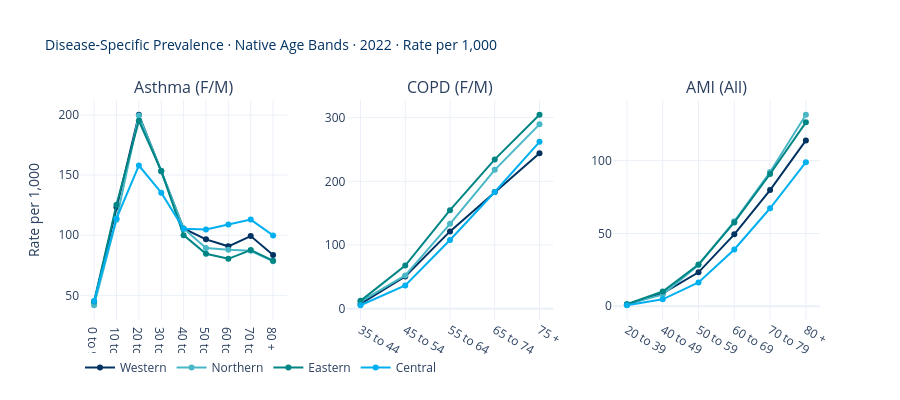

Notebook cell for this chart:
### Markdown cell above
<div style="border-left: 4px solid #48B8C7; padding: 10px 15px; margin: 10px 0; background-color: rgba(0,88,164,0.05); border-radius: 4px;">

**EDA 4 — Individual Diseases with Native Age Bands**

Each disease uses its original age banding:
- **Asthma:** 0–9 through 80+ (9 bands — includes children)
- **COPD:** 35–44 through 75+ (5 offset bands — later onset)
- **AMI:** 20–39, 40–49 through 80+ (6 bands, broad young band, sex='All')

</div>

### Code cell
# ══════════════════════════════════════════════════════════════════════════════
# EDA 4: INDIVIDUAL DISEASES — native age bands
# ══════════════════════════════════════════════════════════════════════════════

special_diseases = {
    'Asthma': ['0 to 9','10 to 19','20 to 29','30 to 39','40 to 49','50 to 59','60 to 69','70 to 79','80 +'],
    'COPD':   ['35 to 44','45 to 54','55 to 64','65 to 74','75 +'],
    'AMI':    ['20 to 39','40 to 49','50 to 59','60 to 69','70 to 79','80 +'],
}

fig = make_subplots(rows=1, cols=3, subplot_titles=['Asthma (F/M)', 'COPD (F/M)', 'AMI (All)'],
                    horizontal_spacing=0.08)

for i, (disease, bands) in enumerate(special_diseases.items()):
    dd = df_latest[(df_latest['disease']==disease) & (df_latest['age_group'].isin(bands))]
    agg = dd.groupby(['zone_name','age_group'])[['prevalence','population']].sum().reset_index()
    agg['rate_per_1000'] = (agg['prevalence'] / agg['population'] * 1000).round(1)
    
    for zone in ZONES:
        zd = agg[agg['zone_name']==zone].set_index('age_group').reindex(bands).reset_index()
        fig.add_trace(go.Scatter(
            x=zd['age_group'], y=zd['rate_per_1000'],
            mode='lines+markers', name=zone,
            line=dict(color=ZONE_COLORS[zone], width=2),
            showlegend=(i==0),
            hovertemplate=f'{zone}<br>%{{x}}: %{{y:.1f}} per 1,000<extra></extra>',
        ), row=1, col=i+1)

fig.update_layout(
    title=dict(text=f'Disease-Specific Prevalence · Native Age Bands · {YEAR} · Rate per 1,000',
               font=dict(size=14, color=NS['deep_blue'])),
    template='plotly_white', height=400, legend=dict(orientation='h', y=-0.15),
)
fig.update_yaxes(title_text='Rate per 1,000', col=1)
fig.show()

### Figure 1 — Plotly figure (JSON) as saved in the notebook; plotly's stock layout.template omitted (floating-point values rounded to 4 significant figures)
{"data": [{"hovertemplate": "Western<br>%{x}: %{y:.1f} per 1,000<extra></extra>", "line": {"color": "#003262", "width": 2}, "mode": "lines+markers", "name": "Western", "showlegend": true, "type": "scatter", "x": ["0 to 9", "10 to 19", "20 to 29", "30 to 39", "40 to 49", "50 to 59", "60 to 69", "70 to 79", "80 +"], "xaxis": "x", "y": [44.6, 123.2, 200.2, 153.2, 105.6, 96.6, 90.8, 99.3, 83.6], "yaxis": "y"}, {"hovertemplate": "Northern<br>%{x}: %{y:.1f} per 1,000<extra></extra>", "line": {"color": "#48B8C7", "width": 2}, "mode": "lines+markers", "name": "Northern", "showlegend": true, "type": "scatter", "x": ["0 to 9", "10 to 19", "20 to 29", "30 to 39", "40 to 49", "50 to 59", "60 to 69", "70 to 79", "80 +"], "xaxis": "x", "y": [41.8, 112.9, 199.6, 153.6, 105.6, 89.4, 88.0, 87.1, 78.4], "yaxis": "y"}, {"hovertemplate": "Eastern<br>%{x}: %{y:.1f} per 1,000<extra></extra>", "line": {"color": "#008585", "width": 2}, "mode": "lines+markers", "name": "Eastern", "showlegend": true, "type": "scatter", "x": ["0 to 9", "10 to 19", "20 to 29", "30 to 39", "40 to 49", "50 to 59", "60 to 69", "70 to 79", "80 +"], "xaxis": "x", "y": [44.9, 125.3, 195.2, 153.5, 100.1, 84.6, 80.4, 87.7, 78.9], "yaxis": "y"}, {"hovertemplate": "Central<br>%{x}: %{y:.1f} per 1,000<extra></extra>", "line": {"color": "#00AFEF", "width": 2}, "mode": "lines+markers", "name": "Central", "showlegend": true, "type": "scatter", "x": ["0 to 9", "10 to 19", "20 to 29", "30 to 39", "40 to 49", "50 to 59", "60 to 69", "70 to 79", "80 +"], "xaxis": "x", "y": [45.4, 113.9, 158.0, 135.4, 105.4, 104.8, 108.9, 113.0, 99.9], "yaxis": "y"}, {"hovertemplate": "Western<br>%{x}: %{y:.1f} per 1,000<extra></extra>", "line": {"color": "#003262", "width": 2}, "mode": "lines+markers", "name": "Western", "showlegend": false, "type": "scatter", "x": ["35 to 44", "45 to 54", "55 to 64", "65 to 74", "75 +"], "xaxis": "x2", "y": [7.5, 50.5, 121.4, 183.4, 244.1], "yaxis": "y2"}, {"hovertemplate": "Northern<br>%{x}: %{y:.1f} per 1,000<extra></extra>", "line": {"color": "#48B8C7", "width": 2}, "mode": "lines+markers", "name": "Northern", "showlegend": false, "type": "scatter", "x": ["35 to 44", "45 to 54", "55 to 64", "65 to 74", "75 +"], "xaxis": "x2", "y": [11.2, 52.3, 133.3, 218.1, 289.5], "yaxis": "y2"}, {"hovertemplate": "Eastern<br>%{x}: %{y:.1f} per 1,000<extra></extra>", "line": {"color": "#008585", "width": 2}, "mode": "lines+markers", "name": "Eastern", "showlegend": false, "type": "scatter", "x": ["35 to 44", "45 to 54", "55 to 64", "65 to 74", "75 +"], "xaxis": "x2", "y": [12.3, 67.8, 154.8, 234.5, 304.6], "yaxis": "y2"}, {"hovertemplate": "Central<br>%{x}: %{y:.1f} per 1,000<extra></extra>", "line": {"color": "#00AFEF", "width": 2}, "mode": "lines+markers", "name": "Central", "showlegend": false, "type": "scatter", "x": ["35 to 44", "45 to 54", "55 to 64", "65 to 74", "75 +"], "xaxis": "x2", "y": [5.4, 36.4, 107.8, 183.3, 262.1], "yaxis": "y2"}, {"hovertemplate": "Western<br>%{x}: %{y:.1f} per 1,000<extra></extra>", "line": {"color": "#003262", "width": 2}, "mode": "lines+markers", "name": "Western", "showlegend": false, "type": "scatter", "x": ["20 to 39", "40 to 49", "50 to 59", "60 to 69", "70 to 79", "80 +"], "xaxis": "x3", "y": [1.1, 8.8, 23.3, 49.4, 79.8, 113.9], "yaxis": "y3"}, {"hovertemplate": "Northern<br>%{x}: %{y:.1f} per 1,000<extra></extra>", "line": {"color": "#48B8C7", "width": 2}, "mode": "lines+markers", "name": "Northern", "showlegend": false, "type": "scatter", "x": ["20 to 39", "40 to 49", "50 to 59", "60 to 69", "70 to 79", "80 +"], "xaxis": "x3", "y": [1.6, 8.0, 28.3, 58.3, 92.2, 131.5], "yaxis": "y3"}, {"hovertemplate": "Eastern<br>%{x}: %{y:.1f} per 1,000<extra></extra>", "line": {"color": "#008585", "width": 2}, "mode": "lines+markers", "name": "Eastern", "showlegend": false, "type": "scatter", "x": ["20 to 39", "40 to 49", "50 to 59", "60 to 69", "70 to 79", "80 +"], "xaxis": "x3", "y": [1.4, 10.1, 28.7, 57.6, 90.8, 126.3], "yaxis": "y3"}, {"hovertemplate": "Central<br>%{x}: %{y:.1f} per 1,000<extra></extra>", "line": {"color": "#00AFEF", "width": 2}, "mode": "lines+markers", "name": "Central", "showlegend": false, "type": "scatter", "x": ["20 to 39", "40 to 49", "50 to 59", "60 to 69", "70 to 79", "80 +"], "xaxis": "x3", "y": [0.7, 4.8, 16.4, 39.0, 67.3, 98.9], "yaxis": "y3"}], "layout": {"annotations": [{"font": {"size": 16}, "showarrow": false, "text": "Asthma (F/M)", "x": 0.14, "xanchor": "center", "xref": "paper", "y": 1, "yanchor": "bottom", "yref": "paper"}, {"font": {"size": 16}, "showarrow": false, "text": "COPD (F/M)", "x": 0.5, "xanchor": "center", "xref": "paper", "y": 1, "yanchor": "bottom", "yref": "paper"}, {"font": {"size": 16}, "showarrow": false, "text": "AMI (All)", "x": 0.86, "xanchor": "center", "xref": "paper", "y": 1, "yanchor": "bottom", "yref": "paper"}], "height": 400, "legend": {"orientation": "h", "y": -0.15}, "title": {"font": {"color": "#003262", "size": 14}, "text": "Disease-Specific Prevalence · Native Age Bands · 2022 · Rate per 1,000"}, "xaxis": {"anchor": "y", "domain": [0, 0.28]}, "xaxis2": {"anchor": "y2", "domain": [0.36, 0.64]}, "xaxis3": {"anchor": "y3", "domain": [0.72, 1]}, "yaxis": {"anchor": "x", "domain": [0, 1], "title": {"text": "Rate per 1,000"}}, "yaxis2": {"anchor": "x2", "domain": [0, 1]}, "yaxis3": {"anchor": "x3", "domain": [0, 1]}}}
